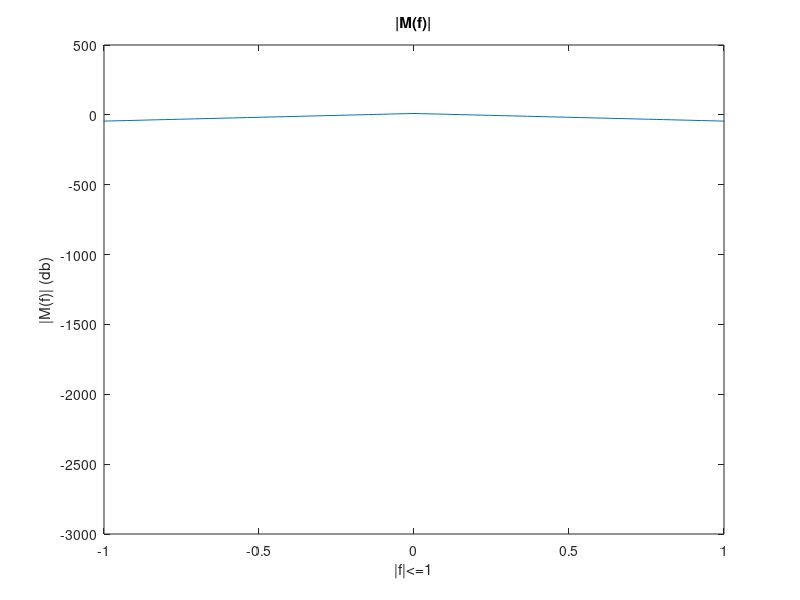
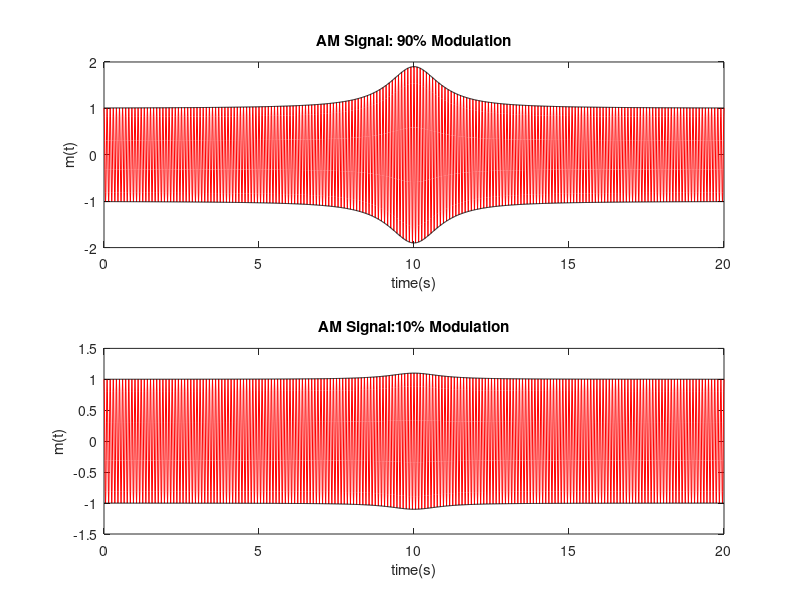
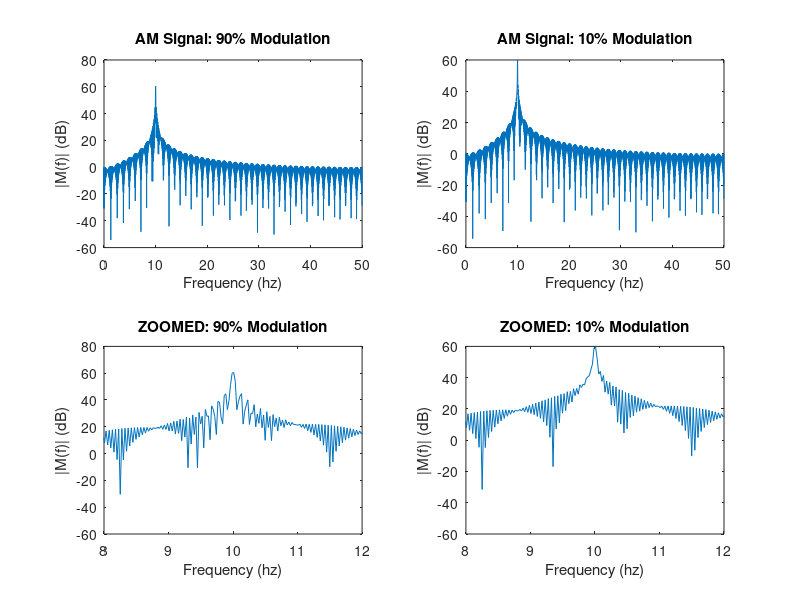
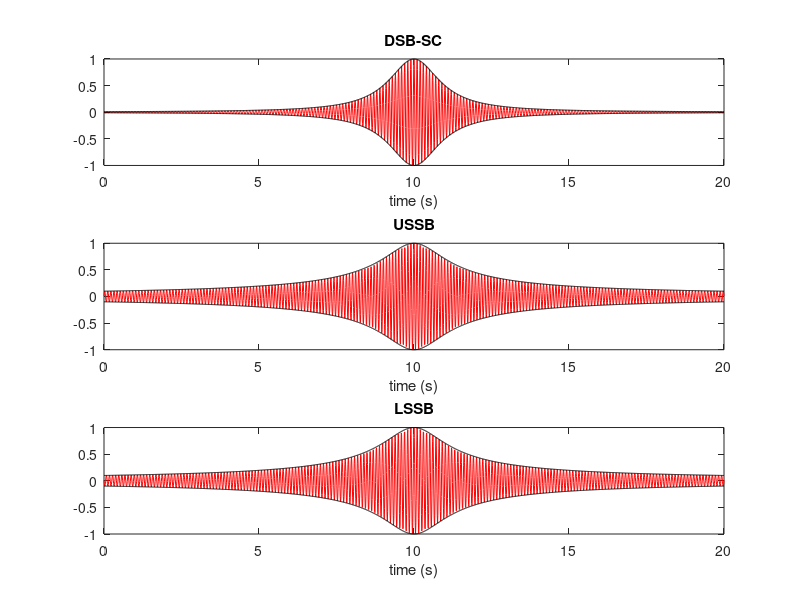

Source code (MATLAB) for these figures, in order:
%Ahmad Malik
%HW #4
%8/7/21
%ECE-300

clc; clear all; close all;

%%
%a)
fs = 100;
x = 1/fs;
t = 0:x:20;  %time vector

%b)
N = 4096;
k = -N/2:(N/2)-1;
f = k * fs/N;        %frequency vector


%c)   
M_f = pi * exp(-1j*40*pi*f).*exp(-2*pi*abs(f));  %Spectrum    
M_fdB = 20*log10(abs(M_f));

figure;
plot(f, M_fdB);
xlim([-1, 1]);
title('|M(f)|');
xlabel('|f|<=1');
ylabel('|M(f)| (db)');

%d)

%Time Domain
fc = 10;
m_t = 1./(1+(t-10).^2);
AM90 = (1+ 0.9*(m_t)).*cos(2*pi*fc*t);  %AM Signal 90% Modulation
AM10 = (1+ 0.1*(m_t)).*cos(2*pi*fc*t);  %AM Signal 10% Modulation
E_AM90 = ((1+0.9*(m_t)).^2).^.5;        %Envelope 90% Modulation
E_AM10 = ((1+0.1*(m_t)).^2).^.5;        %Envelope 10% Modulation

figure;
subplot(2, 1, 1);
plot(t, AM90,'r-', t, E_AM90,'k-',t, -E_AM90,'k-');
title('AM Signal: 90% Modulation')
xlabel('time(s)');
ylabel('m(t)');
subplot(2, 1, 2)
plot(t, AM10,'r-', t, E_AM10,'k-',t, -E_AM10,'k-');
title('AM Signal:10% Modulation');
xlabel('time(s)');
ylabel('m(t)');

%Frequency Domain

Xf_AM90 = 20*log10(abs(fftshift((fft(AM90, N)))));
Xf_AM10 = 20*log10(abs(fftshift((fft(AM10, N)))));

figure;
subplot(2, 2, 1);
plot(f, Xf_AM90);
title('AM Signal: 90% Modulation');
xlabel('Frequency (hz)');
ylabel('|M(f)| (dB)');
xlim([0, 50]);

subplot(2, 2, 2);
plot(f, Xf_AM10);
title('AM Signal: 10% Modulation');
xlabel('Frequency (hz)');
ylabel('|M(f)| (dB)');
xlim([0, 50]);

subplot(2, 2, 3);
plot(f, Xf_AM90);
title('ZOOMED: 90% Modulation');
xlabel('Frequency (hz)');
ylabel('|M(f)| (dB)');
xlim([8, 12]);

subplot(2, 2, 4);
plot(f, Xf_AM10);
title('ZOOMED: 10% Modulation');
xlabel('Frequency (hz)');
ylabel('|M(f)| (dB)');
xlim([8, 12]);

%e)
mh_t = (t - 10)./(1 + (t - 10).^2); %hilbert transform of m(t)

%Signals
DSB_SC = m_t.*cos(2*pi*fc*t);
USSB = m_t.*cos(2*pi*fc*t)- mh_t.*sin(2*pi*fc*t);
LSSB = m_t.*cos(2*pi*fc*t)+ mh_t.*sin(2*pi*fc*t);
%Envelopes
E_DSB_SC = ((m_t).^2).^.5;
E_USSB = (((m_t).^2)+ ((mh_t).^2)).^.5;
E_LSSB = (((m_t).^2)+ ((-mh_t).^2)).^.5;

figure;
subplot(3, 1, 1);
plot(t, DSB_SC,'-r', t, E_DSB_SC,'-k', t, -E_DSB_SC, '-k');
title('DSB-SC');
xlabel('time (s)');

subplot(3, 1, 2);
plot(t, USSB,'-r', t, E_USSB,'-k', t, -E_USSB, '-k');
title('USSB');
xlabel('time (s)');

subplot(3, 1, 3);
plot(t, LSSB,'-r', t, E_LSSB,'-k', t, -E_LSSB, '-k');
title('LSSB');
xlabel('time (s)');


%f)
%E_USSB = E_LSSB = sqrt(m(t))

%g)

Xf_DSB_SC = 20*log10(abs(fftshift((fft(DSB_SC, N)))));
Xf_USSB = 20*log10(abs(fftshift((fft(USSB, N)))));
Xf_LSSB = 20*log10(abs(fftshift((fft(LSSB, N)))));

figure;
subplot(3, 2, 1);
plot(f, Xf_DSB_SC);
title('DSB-SC Spectra');
xlabel('Frequency (hz)');
ylabel('Magnitude (dB)');

subplot(3, 2, 2);
plot(f, Xf_DSB_SC);
title('Subrange: DSB-SC Spectra');
xlabel('Frequency (hz)');
ylabel('Magnitude (dB)');
xlim([8, 12]);

subplot(3, 2, 3);
plot(f, Xf_USSB);
title('USSB Spectra');
xlabel('Frequency (hz)');
ylabel('Magnitude (dB)');

subplot(3, 2, 4);
plot(f, Xf_USSB);
title('Subrange: USSB Spectra');
xlabel('Frequency (hz)');
ylabel('Magnitude (dB)');
xlim([8, 12])

subplot(3, 2, 5);
plot(f, Xf_LSSB);
title('LSSB Spectra');
xlabel('Frequency (hz)');
ylabel('Magnitude (dB)');

subplot(3, 2, 6);
plot(f, Xf_LSSB);
title('Subrange: LSSB Spectra');
xlabel('Frequency (hz)');
ylabel('Magnitude (dB)');
xlim([8, 12]);

%h)

kf = 0.5;
A = 1;
xfm = A* cos(2*pi*fc*t + 2*pi*kf*((pi/2)+atan(t-10)));

figure;
subplot(2, 1, 1);
plot(t, xfm);
title('FM Signal');
xlabel('time (s)');
ylabel('X(t)');

subplot(2, 1, 2);
plot(t, xfm);
title('FM Signal: Subset');
xlabel('time (s)');
ylabel('X(t)');
xlim([10, 12]);

%i)

Xf_FM = 20*log10(abs(fftshift((fft(xfm, N)))));

figure;
subplot(2, 1, 1);
plot(f, Xf_FM);
title('FM Signal Spectra');
xlabel('Frequency (hz)');
ylabel('Magnitude (dB)');

subplot(2, 1, 2);
plot(f, Xf_FM);
title('FM Signal Spectra: Zoomed');
xlabel('Frequency (hz)');
ylabel('Magnitude (dB)');
xlim([8, 12]);

%j)

norm_Xf_DSB = 1/max(((abs(fftshift((fft(DSB_SC, N)))))))*(abs(fftshift((fft(DSB_SC, N))))); 
norm_Xf_FM = 1/max(abs(fftshift((fft(xfm, N)))))*(abs(fftshift((fft(xfm, N)))));

figure
plot(f, norm_Xf_DSB,f, norm_Xf_FM );
legend('DSB-SC', 'FM');
title('DSB-SC and FM Linearly Scaled');
xlabel('Frequency (hz)');
ylabel('Normalized Magnitude');
xlim([8, 12]);






